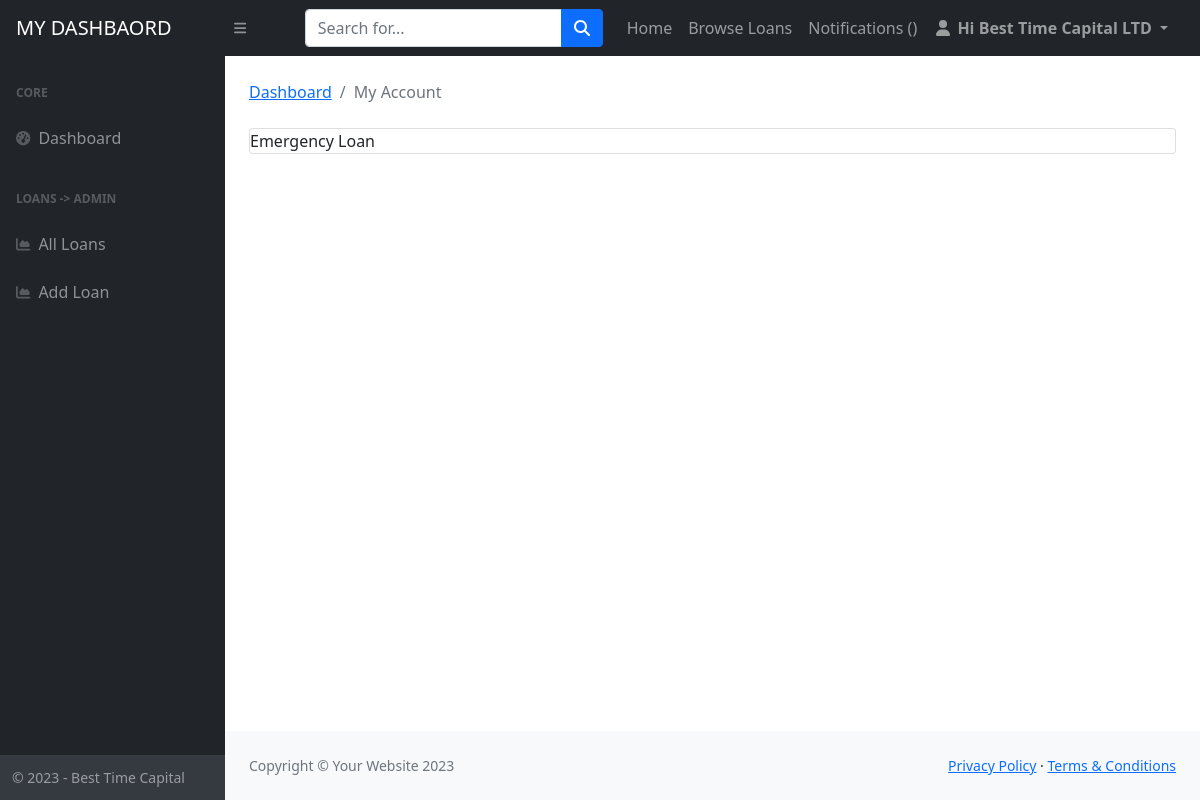
The page /dashboard/loans/8/details (signed in) on the database its author committed.
### pages/models.py (models this page shows, shortened)
class CustomUser(AbstractUser):
    first_name = models.CharField(max_length=255)
    last_name = models.CharField(max_length=255)
    email_id = models.CharField(max_length=255)
    phone_no = models.CharField(max_length=255)
    id_no = models.CharField(max_length=255)

### loans/models.py (models this page shows, shortened)
class Loans(models.Model):
    loan_title = models.CharField(max_length=255)
    loan_description = models.TextField()
    interest = models.IntegerField()
    thumbnail = models.ImageField(upload_to ='uploads/')
    created_by = models.ForeignKey(CustomUser, related_name='loans', on_delete=models.CASCADE)
    created_at = models.DateTimeField(auto_now_add=True)
    changed_at = models.DateTimeField(auto_now=True)

### loans/views.py (the view)
# urls.py: path('dashboard/loans/<int:loan_id>/details', loan_detail_admin, name="loan_detail_admin"),
@login_required
def loan_detail_admin(request, loan_id):
    context = {}
    context["loan"] = Loans.objects.get(pk=loan_id)
    return render(request, 'loans/loan_detail_admin.html', context)

### loans/templates/loans/loan_detail_admin.html (shortened to what this page needs)
{% extends "base_dashboard.html" %}
{% load static %}
{% block dashboard_content %}
<main>
    <div class="container-fluid px-4" ng-app="myApp" ng-controller="myCtrl">
            <ol class="breadcrumb mb-4">
                <li class="breadcrumb-item"><a href="">Dashboard</a></li>
                <li class="breadcrumb-item active">My Account</li>
            </ol>
        <div class="card mb-4">{{ loan.loan_title }}
        </div>
    </div>
</main>
{% endblock dashboard_content %}

### templates/base_dashboard.html (shortened to what this page needs)
{% load static %}
<!DOCTYPE html>
<html lang="en">
    <head>
        <link href="https://cdn.jsdelivr.net/npm/simple-datatables@latest/dist/style.css" rel="stylesheet" />
        <link href="{% static 'dashboard/css/styles.css' %}" rel="stylesheet" />
    </head>
    <body class="sb-nav-fixed">
        <nav class="sb-topnav navbar navbar-expand navbar-dark bg-dark">
            <a class="navbar-brand ps-3" href="{% url 'dashboard' %}">MY DASHBAORD</a>
            <button class="btn btn-link btn-sm order-1 order-lg-0 me-4 me-lg-0" id="sidebarToggle" href="#!"><i class="fas fa-bars"></i></button>
            <form class="d-none d-md-inline-block form-inline ms-auto me-0 me-md-3 my-2 my-md-0">
                <div class="input-group">
                    <input class="form-control" type="text" placeholder="Search for..." aria-label="Search for..." aria-describedby="btnNavbarSearch" />
                    <button class="btn btn-primary" id="btnNavbarSearch" type="button"><i class="fas fa-search"></i></button>
                </div>
            </form>
            <ul class="navbar-nav ms-auto ms-md-0 me-3 me-lg-4">
                <li><a class="nav-link" href="/">Home</a></li>
                <li><a class="nav-link" href="{% url 'all_loans' %}">Browse Loans</a></li>
                <li><a class="nav-link" href="">Notifications ({{ notifications.count }})</a></li>
                <li class="nav-item dropdown">
                    <a class="nav-link dropdown-toggle text-capitalize" id="navbarDropdown" href="#" role="button" data-bs-toggle="dropdown" aria-expanded="false"><i class="fas fa-user fa-fw"></i>
                        <b>Hi {{ user.first_name }} {{ user.last_name }}</b>
                    </a>
                </li>
            </ul>
        </nav>
        <div id="layoutSidenav">
            <div id="layoutSidenav_nav">
                <nav class="sb-sidenav accordion sb-sidenav-dark" id="sidenavAccordion">
                    <div class="sb-sidenav-menu">
                        <div class="nav">
                            <div class="sb-sidenav-menu-heading">Core</div>
                            <a class="nav-link" href="{% url 'dashboard' %}">
                                <div class="sb-nav-link-icon"><i class="fas fa-tachometer-alt"></i></div>
                                Dashboard
                            </a>
                            {% if request.user.userprofile.is_employer %}
                            <div class="sb-sidenav-menu-heading">Loans -> Admin</div>
                            <a class="nav-link" href="{% url 'all_loans_admin' %}">
                                <div class="sb-nav-link-icon"><i class="fas fa-chart-area"></i></div>
                                All Loans
                            </a>
                            <a class="nav-link" href="{% url 'add_loan' %}">
                                <div class="sb-nav-link-icon"><i class="fas fa-chart-area"></i></div>
                                Add Loan
                            </a>
                            {% endif %}
                        </div>
                    </div>
                    <div class="sb-sidenav-footer">
                        <div class="small">&copy; 2023 - Best Time Capital</div>
                    </div>
                </nav>
            </div>
            <div id="layoutSidenav_content">
                {% block dashboard_content %}
                {% endblock dashboard_content %}
                <footer class="py-4 bg-light mt-auto">
                    <div class="container-fluid px-4">
                        <div class="d-flex align-items-center justify-content-between small">
                            <div class="text-muted">Copyright &copy; Your Website 2023</div>
                            <div>
                                <a href="#">Privacy Policy</a>
                                &middot;
                                <a href="#">Terms &amp; Conditions</a>
                            </div>
                        </div>
                    </div>
                </footer>
            </div>
        </div>
    </body>
</html>

### rows shown on the page
CustomUser: first_name "Best Time", last_name "Capital LTD"
Loans: loan_title "Emergency Loan"
